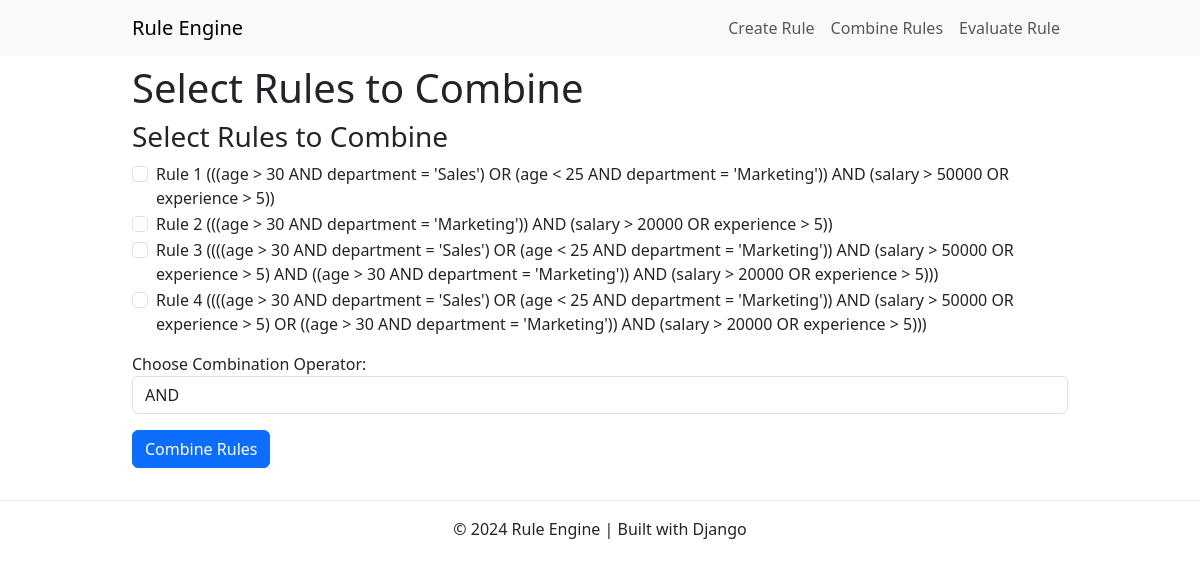
Page /rule-engine/combine-rules/ on the committed database.
### engine/models.py (models this page shows, shortened)
class Rule(models.Model):
    rule_name = models.CharField(max_length=255,unique=True)
    rule_string = models.TextField()
    ast_json = models.JSONField(null=True, blank=True)  # Allow null and blank values for ast_json
    created_at = models.DateTimeField(auto_now_add=True)

### engine/views.py (the view)
# urls.py: path('combine-rules/', views.combine_rules, name='combine_rules'),
def combine_rules(request):
    if request.method == 'POST':
        rule_ids = request.POST.getlist('rule_ids[]')
        operator = request.POST.get('combine_operator')
        if not rule_ids or len(rule_ids) < 2:
            return render(request, 'engine/combine_rules.html', {'error': 'Please select at least two rules to combine.'})
        if not operator:
            return render(request, 'engine/combine_rules.html', {'error': 'Please select a combination operator.'})
        selected_rules = Rule.objects.filter(id__in=rule_ids)
        rule_strings = [rule.rule_string for rule in selected_rules]
        try:
            combined_rule = combine_rules_logic(rule_strings, operator)  # Pass rule_strings and operator
            return render(request, 'engine/combine_result.html', {'combined_rule': combined_rule})
        except Exception as e:
            return render(request, 'engine/combine_rules.html', {'error': str(e)})
    else:
        rules = Rule.objects.all()
        return render(request, 'engine/combine_rules.html', {'rules': rules})

### engine/templates/engine/combine_rules.html (shortened to what this page needs)
{% extends "engine/base.html" %}
{% block content %}
<h1>Select Rules to Combine</h1>
<form method="post" action="{% url 'combine_rules' %}">
    <h3>Select Rules to Combine</h3>
    {% for rule in rules %}
        <div class="form-check">
            <input class="form-check-input" type="checkbox" name="rule_ids[]" value="{{ rule.id }}">
            <label class="form-check-label">{{ rule.rule_name }} ({{ rule.rule_string }})</label>
        </div>
    {% endfor %}
    <div class="form-group mt-3">
        <label for="combine_operator">Choose Combination Operator:</label>
        <select id="combine_operator" name="combine_operator" class="form-control">
            <option value="AND">AND</option>
        </select>
    </div>
    <button type="submit" class="btn btn-primary mt-3">Combine Rules</button>
</form>
{% endblock %}

### engine/templates/engine/base.html (style rules this page uses)
body { padding-top: 4rem; }

### rows in the picture
Rule: rule_name "Rule 1", rule_string "((age > 30 AND department = 'Sales') OR (age < 25 AND department = 'Marketing')) AND (salary > 50000 OR experience > 5)"
Rule: rule_name "Rule 2", rule_string "((age > 30 AND department = 'Marketing')) AND (salary > 20000 OR experience > 5)"
Rule: rule_name "Rule 3", rule_string "(((age > 30 AND department = 'Sales') OR (age < 25 AND department = 'Marketing')) AND (salary > 50000 OR experience > 5) AND ((age > 30 AND department = 'Marketing')) AND (salary > 20000 OR experience > 5))"
Rule: rule_name "Rule 4", rule_string "(((age > 30 AND department = 'Sales') OR (age < 25 AND department = 'Marketing')) AND (salary > 50000 OR experience > 5) OR ((age > 30 AND department = 'Marketing')) AND (salary > 20000 OR experience > 5))"
